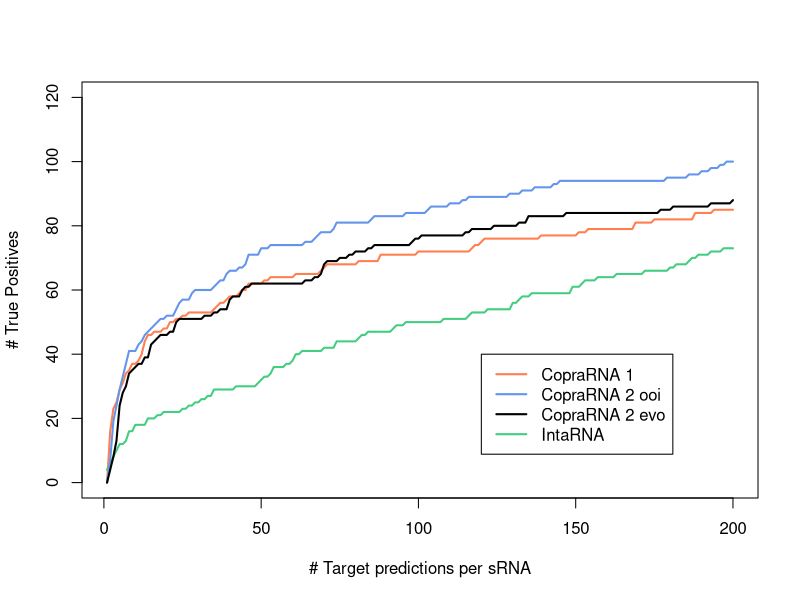

Recreate this plot in R.
d <- read.table("benchmark.csv", sep=";", header=T)

# CopraRNA 1
c1_ranks <- d$c1_rank
c1_ranks_cumulated <- c()

# CopraRNA 2 ooi
c2_ooi_rank <- d$c2_ooi
c2_ooi_rank_cumulated <- c()

# CopraRNA 2 evo
c2_evo_rank <- d$c2_evo
c2_evo_rank_cumulated <- c()

# IntaRNA
intarna_ranks <- d$intarna
intarna_ranks_cumulated <- c()

for (i in 1:200) {
    # CopraRNA 1
    c1_ranks_cumulated <- c(c1_ranks_cumulated, length(which(c1_ranks<=i)))
    # CopraRNA 2 ooi
    c2_ooi_rank_cumulated <- c(c2_ooi_rank_cumulated, length(which(c2_ooi_rank<=i)))    
    # CopraRNA 2 evo 
    c2_evo_rank_cumulated <- c(c2_evo_rank_cumulated, length(which(c2_evo_rank<=i)))    
    # IntaRNA
    intarna_ranks_cumulated <- c(intarna_ranks_cumulated, length(which(intarna_ranks<=i)))
}

pdf("CopraRNA2_benchmark.pdf")
    # CopraRNA 1
    plot(c1_ranks_cumulated, type="l", main="", ylab="# True Positives", xlab="# Target predictions per sRNA", ylim=c(0,120), lwd=2, col="coral")
    # IntaRNA
    lines(intarna_ranks_cumulated, col="seagreen3", lwd=2)
    # CopraRNA 2 ooi
    lines(c2_ooi_rank_cumulated, col="cornflowerblue", lwd=2)
    # CopraRNA 2 evo
    lines(c2_evo_rank_cumulated, col=1, lwd=2)

    legend(120, 40, c("CopraRNA 1", "CopraRNA 2 ooi", "CopraRNA 2 evo", "IntaRNA"), col=c("coral","cornflowerblue",1,"seagreen3"), lty=c(1,1,1,1), lwd=2)
dev.off()

